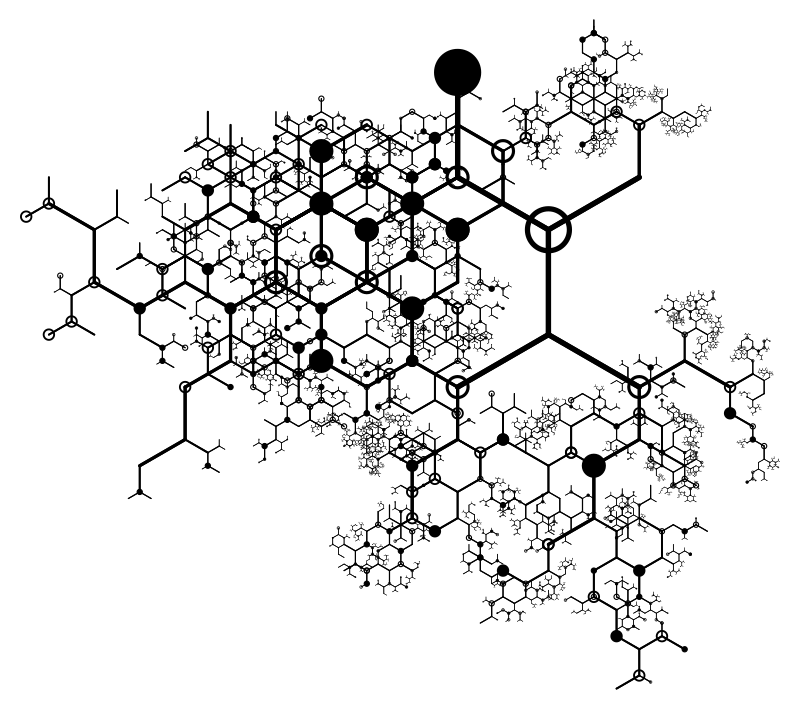

Generate this figure with Python:
from svg_backend import SVGBackend
from turtle import Turtle
from grammar import Grammar
from turtle import ThickTurtle
from turtle import NarrowingTurtle

grammar = Grammar()

grammar.add_non_terminal('Forward Right', [
    lambda turtle: turtle.forward(1.0),
    lambda turtle: turtle.turn_right(60)
])
grammar.add_non_terminal('Forward Left', [
    lambda turtle: turtle.forward(1.0),
    lambda turtle: turtle.turn_left(60)
])

grammar.add_non_terminal('Root', [
    'Tree',
    lambda turtle: turtle.turn_left(120),
    'Tree',
    lambda turtle: turtle.turn_left(120),
    'Tree',
])

scale = 0.5
grammar.add_non_terminal('Scale', [
    lambda turtle: turtle.scale(scale),
    lambda turtle: turtle.scale_thickness(0.6),
])
grammar.add_non_terminal('Scale', [])

grammar.add_non_terminal('Tree', [
    lambda turtle: turtle.store(),
    'Forward Left',
    'Scale',
    'Circle',
    'Tree',
    lambda turtle: turtle.restore(),
    lambda turtle: turtle.store(),
    'Forward Right',
    'Scale',
    'Circle',
    'Tree',
    lambda turtle: turtle.restore(),
], 8)

grammar.add_non_terminal('Tree', [])

grammar.add_non_terminal('Circle', [
    lambda turtle: turtle.draw_filled_circle(0.2),
])
grammar.add_non_terminal('Circle', [
    lambda turtle: turtle.draw_circle(0.2),
], 2)
grammar.add_non_terminal('Circle', [], 8)

#for i in range(0, 5):
backend = SVGBackend()
turtle = ThickTurtle(backend)
turtle.thickness = 0.05

grammar.expand('Root', turtle, 15)
backend.write('flower4.svg')
